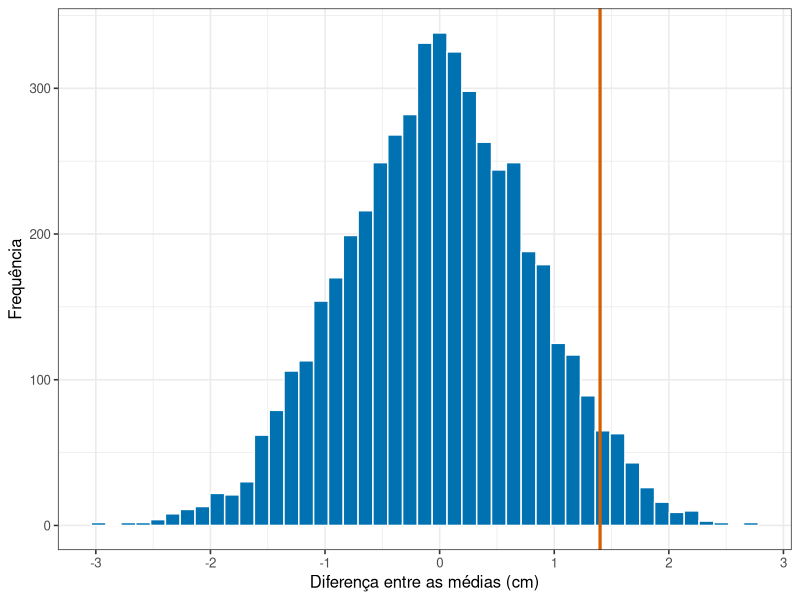
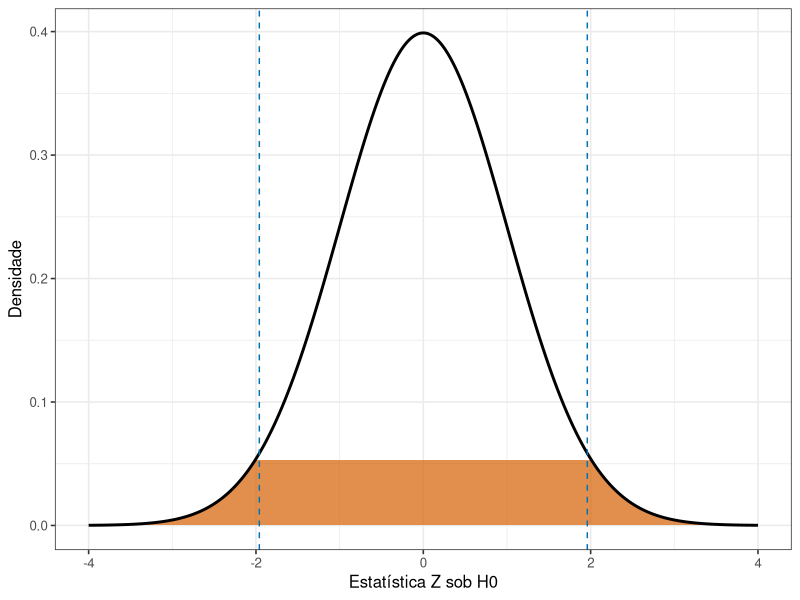

The R source for these figures, in order:
## ---- chunk 1
#| include: false
library(tidyverse)
theme_set(theme_bw(base_size = 12))
## ---- chunk 2
#| code-fold: true
#| code-summary: "Ver a geração da distribuição nula e do valor de p"
#| label: fig-distribuicao-nula
#| fig-cap: "Cinco mil diferenças entre médias de dois grupos gerados pelo mesmo processo. A linha marca a diferença de 1,4 cm observada no experimento."
#| fig-alt: "Histograma simétrico centrado em zero. Uma linha vertical em 1,4 centímetro cai na região onde ainda há barras razoavelmente altas, longe da cauda."
#| fig-height: 3.4
diferencas <- replicate(5000, mean(rnorm(12, 10.2, 2)) - mean(rnorm(12, 10.2, 2)))

valor_p <- mean(abs(diferencas) >= 1.4)

ggplot(tibble(d = diferencas), aes(x = d)) +
  geom_histogram(bins = 45, fill = "#0072B2", colour = "white") +
  geom_vline(xintercept = 1.4, colour = "#D55E00", linewidth = 1.1) +
  labs(x = "Diferença entre as médias (cm)", y = "Frequência")
## ---- chunk 3
#| echo: false
#| label: fig-caudas
#| fig-cap: "Distribuição normal padrão sob H0. Em laranja, resultados tão ou mais extremos que Z igual a 2 nas duas caudas. Linhas tracejadas marcam os limites de rejeição para alfa igual a 0,05."
#| fig-alt: "Curva normal com as duas caudas além de menos dois e mais dois coloridas. Linhas tracejadas próximas de menos 1,96 e 1,96 delimitam a região central."
#| fig-height: 3.8
z_observado <- 2
alpha <- 0.05
critico <- qnorm(1 - alpha / 2)

curva <- tibble(
  z = seq(-4, 4, length.out = 1000),
  densidade = dnorm(z),
  extrema = abs(z) >= abs(z_observado)
)

ggplot(curva, aes(x = z, y = densidade)) +
  geom_area(data = filter(curva, extrema), fill = "#D55E00", alpha = 0.7) +
  geom_line(linewidth = 1) +
  geom_vline(xintercept = c(-critico, critico), linetype = 2,
             colour = "#0072B2") +
  labs(x = "Estatística Z sob H0", y = "Densidade")
